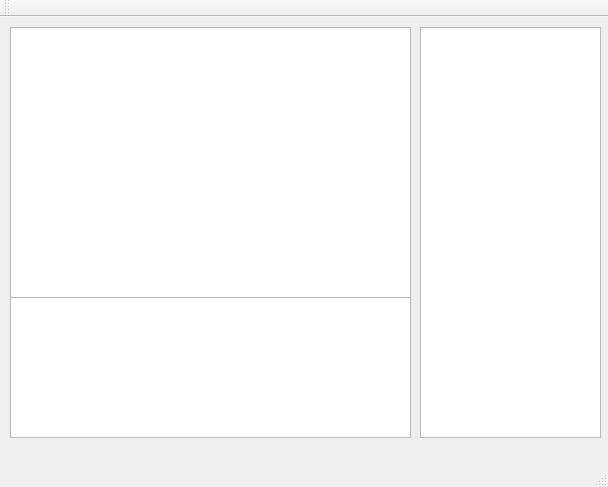
<?xml version="1.0" encoding="UTF-8"?>
<ui version="4.0">
 <class>MainWindow</class>
 <widget class="QMainWindow" name="MainWindow">
  <property name="geometry">
   <rect>
    <x>0</x>
    <y>0</y>
    <width>608</width>
    <height>487</height>
   </rect>
  </property>
  <property name="windowTitle">
   <string>MainWindow</string>
  </property>
  <widget class="QWidget" name="centralWidget">
   <widget class="QListWidget" name="clientList">
    <property name="geometry">
     <rect>
      <x>420</x>
      <y>10</y>
      <width>181</width>
      <height>411</height>
     </rect>
    </property>
   </widget>
   <widget class="QTextEdit" name="chatWindow">
    <property name="geometry">
     <rect>
      <x>10</x>
      <y>10</y>
      <width>401</width>
      <height>271</height>
     </rect>
    </property>
   </widget>
   <widget class="QTextEdit" name="messageBox">
    <property name="geometry">
     <rect>
      <x>10</x>
      <y>280</y>
      <width>401</width>
      <height>141</height>
     </rect>
    </property>
   </widget>
  </widget>
  <widget class="QMenuBar" name="menuBar">
   <property name="geometry">
    <rect>
     <x>0</x>
     <y>0</y>
     <width>608</width>
     <height>21</height>
    </rect>
   </property>
  </widget>
  <widget class="QToolBar" name="mainToolBar">
   <attribute name="toolBarArea">
    <enum>TopToolBarArea</enum>
   </attribute>
   <attribute name="toolBarBreak">
    <bool>false</bool>
   </attribute>
  </widget>
  <widget class="QStatusBar" name="statusBar"/>
 </widget>
 <layoutdefault spacing="6" margin="11"/>
 <resources/>
 <connections/>
</ui>
